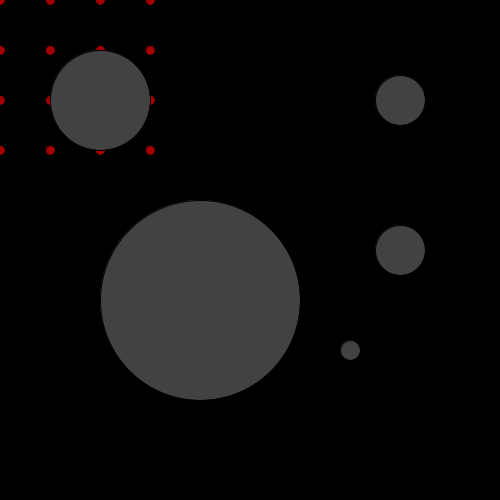
Frame 1 (no input)
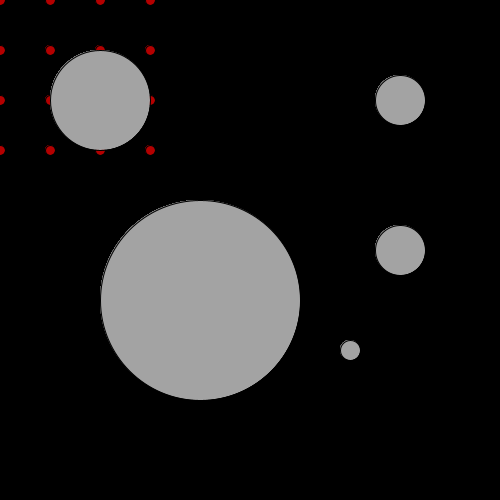
Frame 60 (the mouse pressed at the canvas centre just before this capture)
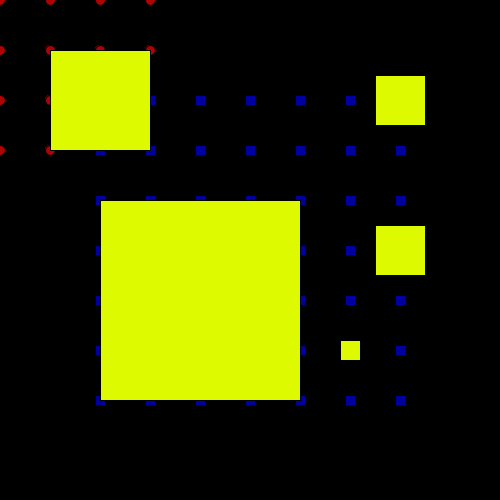
Frame 120 (the mouse held since frame 60 and released just before this capture)

The Processing sketch that drew these frames (run headless with seeded random() and noise(); from frame 60 on, the mouse is pressed at the canvas centre):

// Processing sketch: processing_52618
// ── processing_52618.pde

float x = 0;
float y = 0;
float a = 0;
float b = 0;

void setup(){
  size(500,500);
  smooth();
  background(0);
  ellipseMode(CENTER);
  rectMode(CENTER);
}

void draw(){
  
  
  if (mousePressed){
    
    fill(0,0,random(100,255));
      
  //X Row 1
  rect(mouseX +150, mouseY-150 ,10,10);
  rect(mouseX +100, mouseY-150 ,10,10);
  rect(mouseX +50, mouseY-150 ,10,10);
  rect(mouseX, mouseY-150 ,10,10);
  rect(mouseX -50, mouseY-150 ,10,10);
  rect(mouseX -100, mouseY-150 ,10,10);
  rect(mouseX -150, mouseY-150 ,10,10);
  
  //X Row 2
  rect(mouseX +150, mouseY-100 ,10,10);
  rect(mouseX +100, mouseY-100 ,10,10);
  rect(mouseX +50, mouseY-100 ,10,10);
  rect(mouseX, mouseY-100 ,10,10);
  rect(mouseX -50, mouseY-100 ,10,10);
  rect(mouseX -100, mouseY-100 ,10,10);
  rect(mouseX -150, mouseY-100 ,10,10);
  
  //X Row 3
  rect(mouseX +150, mouseY-50 ,10,10);
  rect(mouseX +100, mouseY-50 ,10,10);
  rect(mouseX +50, mouseY-50 ,10,10);
  rect(mouseX, mouseY-50 ,10,10);
  rect(mouseX -50, mouseY-50 ,10,10);
  rect(mouseX -100, mouseY-50 ,10,10);
  rect(mouseX -150, mouseY-50 ,10,10);
  
  //Center
  rect(mouseX +150, mouseY,10,10);
  rect(mouseX +100, mouseY,10,10);
  rect(mouseX +50, mouseY,10,10);
  rect(mouseX, mouseY,10,10);
  rect(mouseX -50, mouseY,10,10);
  rect(mouseX -100, mouseY,10,10);
  rect(mouseX -150, mouseY,10,10);
  
  //X Row 5
  rect(mouseX +150, mouseY+50 ,10,10);
  rect(mouseX +100, mouseY+50 ,10,10);
  rect(mouseX +50, mouseY+50 ,10,10);
  rect(mouseX, mouseY +50 ,10,10);
  rect(mouseX -50, mouseY+50 ,10,10);
  rect(mouseX -100, mouseY+50 ,10,10);
  rect(mouseX -150, mouseY+50 ,10,10);
  
  //X Row 6
  rect(mouseX +150, mouseY +100 ,10,10);
  rect(mouseX +100, mouseY+100 ,10,10);
  rect(mouseX +50, mouseY+100 ,10,10);
  rect(mouseX, mouseY+100 ,10,10);
  rect(mouseX -50, mouseY+100 ,10,10);
  rect(mouseX -100, mouseY+100 ,10,10);
  rect(mouseX -150, mouseY+100 ,10,10);
  
  //X Row 7
  rect(mouseX +150, mouseY+150 ,10,10);
  rect(mouseX +100, mouseY+150 ,10,10);
  rect(mouseX +50, mouseY+150 ,10,10);
  rect(mouseX, mouseY+150 ,10,10);
  rect(mouseX -50, mouseY+150 ,10,10);
  rect(mouseX -100, mouseY+150 ,10,10);
  rect(mouseX -150, mouseY+150 ,10,10);
  
  fill(random(200,255),random(200,255),0);
    rect(100,100,100,100);
    rect(600,200,200,200);  
    rect(400,100,50,50);
    rect(200,300,200,200);
    rect(350,350,20,20);
    rect(400,250,50,50);
    
  
  }else{
    fill(random (0,255), 0,0);
  //X Row 1
  ellipse(mouseX +150, mouseY-150 ,10,10);
  ellipse(mouseX +100, mouseY-150 ,10,10);
  ellipse(mouseX +50, mouseY-150 ,10,10);
  ellipse(mouseX, mouseY-150 ,10,10);
  ellipse(mouseX -50, mouseY-150 ,10,10);
  ellipse(mouseX -100, mouseY-150 ,10,10);
  ellipse(mouseX -150, mouseY-150 ,10,10);
  
  //X Row 2
  ellipse(mouseX +150, mouseY-100 ,10,10);
  ellipse(mouseX +100, mouseY-100 ,10,10);
  ellipse(mouseX +50, mouseY-100 ,10,10);
  ellipse(mouseX, mouseY-100 ,10,10);
  ellipse(mouseX -50, mouseY-100 ,10,10);
  ellipse(mouseX -100, mouseY-100 ,10,10);
  ellipse(mouseX -150, mouseY-100 ,10,10);
  
  //X Row 3
  ellipse(mouseX +150, mouseY-50 ,10,10);
  ellipse(mouseX +100, mouseY-50 ,10,10);
  ellipse(mouseX +50, mouseY-50 ,10,10);
  ellipse(mouseX, mouseY-50 ,10,10);
  ellipse(mouseX -50, mouseY-50 ,10,10);
  ellipse(mouseX -100, mouseY-50 ,10,10);
  ellipse(mouseX -150, mouseY-50 ,10,10);
  
  //Center
  ellipse(mouseX +150, mouseY,10,10);
  ellipse(mouseX +100, mouseY,10,10);
  ellipse(mouseX +50, mouseY,10,10);
  ellipse(mouseX, mouseY,10,10);
  ellipse(mouseX -50, mouseY,10,10);
  ellipse(mouseX -100, mouseY,10,10);
  ellipse(mouseX -150, mouseY,10,10);
  
  //X Row 5
  ellipse(mouseX +150, mouseY+50 ,10,10);
  ellipse(mouseX +100, mouseY+50 ,10,10);
  ellipse(mouseX +50, mouseY+50 ,10,10);
  ellipse(mouseX, mouseY +50 ,10,10);
  ellipse(mouseX -50, mouseY+50 ,10,10);
  ellipse(mouseX -100, mouseY+50 ,10,10);
  ellipse(mouseX -150, mouseY+50 ,10,10);
  
  //X Row 6
  ellipse(mouseX +150, mouseY +100 ,10,10);
  ellipse(mouseX +100, mouseY+100 ,10,10);
  ellipse(mouseX +50, mouseY+100 ,10,10);
  ellipse(mouseX, mouseY+100 ,10,10);
  ellipse(mouseX -50, mouseY+100 ,10,10);
  ellipse(mouseX -100, mouseY+100 ,10,10);
  ellipse(mouseX -150, mouseY+100 ,10,10);
  
  //X Row 7
  ellipse(mouseX +150, mouseY+150 ,10,10);
  ellipse(mouseX +100, mouseY+150 ,10,10);
  ellipse(mouseX +50, mouseY+150 ,10,10);
  ellipse(mouseX, mouseY+150 ,10,10);
  ellipse(mouseX -50, mouseY+150 ,10,10);
  ellipse(mouseX -100, mouseY+150 ,10,10);
  ellipse(mouseX -150, mouseY+150 ,10,10);
  
  fill(random(0,255));
  ellipse(100,100,100,100);
  ellipse(600,200,200,200);  
  ellipse(400,100,50,50);
  ellipse(200,300,200,200);
  ellipse(350,350,20,20);
  ellipse(400,250,50,50);
  }
}
